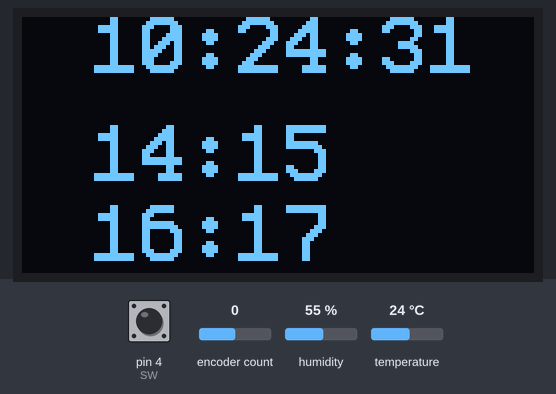
A sketch run on a simulated Arduino Uno, built with avr-gcc and run on an emulated ATmega328P. Shown: 128×64 one-colour display. The inputs (shaded band) are chosen by the test bench; at power-on: encoder count 0, humidity 55 %, pin 4 (SW) HIGH, temperature 24 °C. The local clock reads 2024-03-15 10:24:30 at power-on unless the sketch sets it.

Above: at 1.2 s.
1.3 s: encoder count set to 1
At 2.9 s:
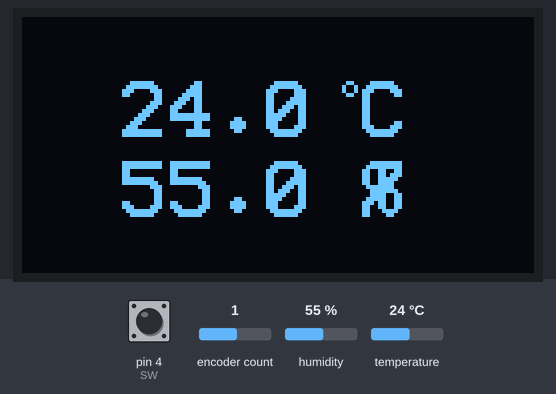
3.6 s: humidity set to 22 %
At 7.3 s:
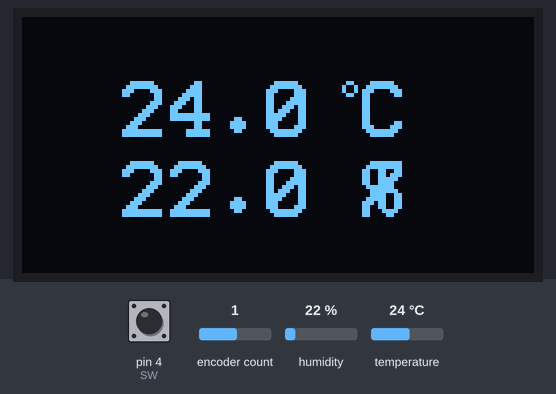
7.6 s: encoder count set to 2
At 8.6 s:
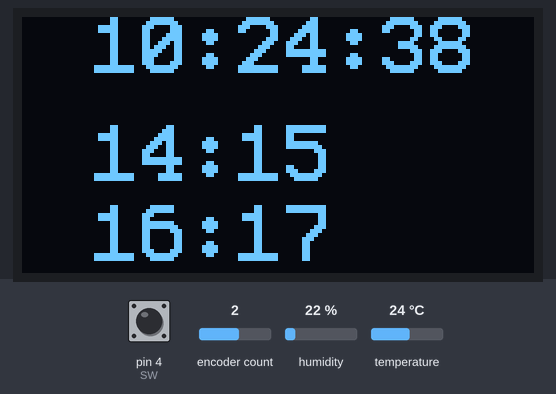
9.1 s: pin 4 (SW) pulled LOW for 0.15 s
At 10.8 s:
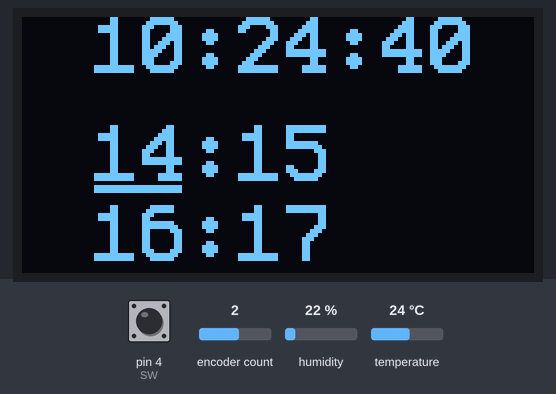
13.5 s: pin 4 (SW) pulled LOW for 1 s
At 14.3 s:
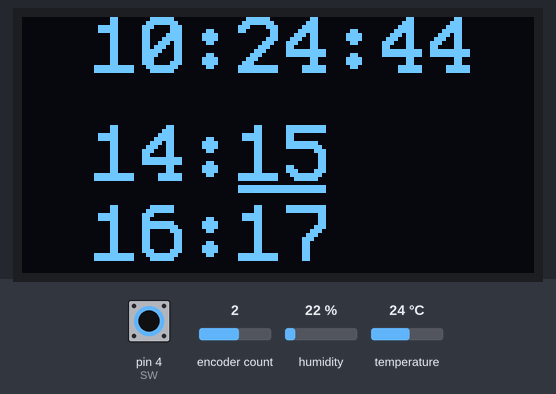
16.0 s: encoder count set to 3
At 17.8 s:
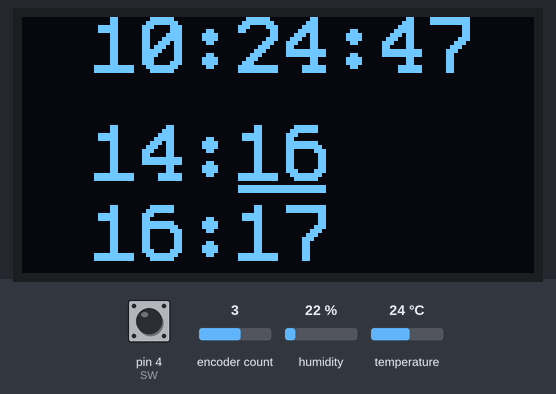
Timing chart, 0 to 18.6 s (numbered marks = the images above; inputs shaded):
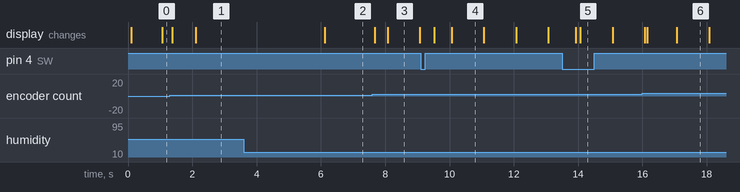

The sketch:

powerSwitchTimer.ino
```cpp
#include <RotaryEncoder.h>
#include <Bounce2.h>
#include <Wire.h>
#include <U8g2lib.h>
#include <EEPROM.h>
#include <DHT.h>
#include "RTClib.h"

RTC_DS3231 rtc;

U8G2_SSD1306_128X64_NONAME_F_HW_I2C u8g2(U8G2_R0);
#define SSR_PIN 10

RotaryEncoder encoderMain(5, 6, RotaryEncoder::LatchMode::FOUR3);
const int SW = 4;
Bounce button = Bounce();

#define DHTPIN 16
#define DHTTYPE DHT22
DHT dht(DHTPIN, DHTTYPE);

int lastDetent = 0;

unsigned long previousMillis = 0, interval = 1000, lastInteractionTime = 0, lastClickTime = 0, currentClickTime = 0;
const unsigned long interactionTimeout = 10000, clickInterval = 300;

uint8_t currentHour, currentMinute, currentSecond = 0, newHr, newMin;
int onHour, onMinute, offHour, offMinute;
int page = 0;

float temp = 0.0;
float humidity = 0.0;
unsigned long lastSensorRead = 0;
const unsigned long sensorInterval = 2000;

bool showSavedMessage = false, timeAdjusted = false;
unsigned long savedMessageStart = 0;

enum settingMenu {
  NORMAL,
  SET_ON_HOUR,
  SET_ON_MINUTE,
  SET_OFF_HOUR,
  SET_OFF_MINUTE,
  EXIT
};

enum timeSettingMenu {
  TIME_NORMAL,
  SET_HOUR,
  SET_MINUTE,
  EXIT2
};

settingMenu settingMode = NORMAL;
settingMenu lastSettingMode = NORMAL;
timeSettingMenu timeSettingMode = TIME_NORMAL;
timeSettingMenu lastTimeSettingMode = TIME_NORMAL;

bool onInterval() {
  int currentTime = currentHour * 60 + currentMinute;
  int onTime = onHour * 60 + onMinute;
  int offTime = offHour * 60 + offMinute;

  if (onTime < offTime) {
    return (currentTime >= onTime && currentTime < offTime);
  } else {
    return (currentTime >= onTime || currentTime < offTime);
  }
}

void setup() {
  pinMode(SW, INPUT_PULLUP);
  button.attach(SW);
  button.interval(50);
  Serial.begin(9600);
  unsigned long start = millis();
  while (!Serial && millis() - start < 3000);  // wait up to 3 seconds

  if (!rtc.begin()) {
    Serial.println("RTC not found!");
    while (1); // Don't continue if RTC is missing
  }

  pinMode(SSR_PIN, OUTPUT);
  u8g2.begin();
  dht.begin();

  if (EEPROM.read(0) == 0x42) {
    onHour = EEPROM.read(1);
    onMinute = EEPROM.read(2);
    offHour = EEPROM.read(3);
    offMinute = EEPROM.read(4);
  } else {
    onHour = 14;
    onMinute = 15;
    offHour = 16;
    offMinute = 17;
  }
}

void loop() {

  readEncoder();
  readButton();
  controlSSR();
  if (timeSettingMode == TIME_NORMAL) {
  readRTC();
  timeAdjusted = false;
  }
  if ((settingMode != NORMAL || timeSettingMode != TIME_NORMAL) && millis() - lastInteractionTime > interactionTimeout) {
    settingMode = NORMAL;
    timeSettingMode = TIME_NORMAL;
    updateDisplay();
  }

  if (showSavedMessage && millis() - savedMessageStart >= 4000) {
    showSavedMessage = false;
    updateDisplay();
  }

  lastSettingMode = settingMode;
  lastTimeSettingMode = timeSettingMode;

  if (millis() - lastSensorRead >= sensorInterval) {
  lastSensorRead = millis();
  float t = dht.readTemperature();
  float h = dht.readHumidity();

  if (!isnan(t)) temp = t;   // Only update if valid reading
  if (!isnan(h)) humidity = h;

  if (page == 1) updateDisplay();  // refresh display if sensor values shown
  }
}

void readEncoder() {
  encoderMain.tick();
  int detent = encoderMain.getPosition();
  if (detent != lastDetent) {
    lastInteractionTime = millis();

  if (settingMode != NORMAL && timeSettingMode == TIME_NORMAL) {
  if (detent > lastDetent) {
    switch (settingMode) {
      case SET_ON_HOUR:
      onHour = (onHour + 1) % 24;
      updateDisplay();
      break;
      case SET_ON_MINUTE:
      onMinute = (onMinute + 1) % 60;
      updateDisplay();
      break;
      case SET_OFF_HOUR:
      offHour = (offHour + 1) % 24;
      updateDisplay();
      break;
      case SET_OFF_MINUTE:
      offMinute = (offMinute + 1) % 60;
      updateDisplay();
      break;
      default:
      break;
    }
  } else if (detent < lastDetent) {
    switch (settingMode) {
      case SET_ON_HOUR:
      onHour = (onHour + 23) % 24;
      updateDisplay();
      break;
      case SET_ON_MINUTE:
      onMinute = (onMinute + 59) % 60;
      updateDisplay();
      break;
      case SET_OFF_HOUR:
      offHour = (offHour + 23) % 24;
      updateDisplay();
      break;
      case SET_OFF_MINUTE:
      offMinute = (offMinute + 59) % 60;
      updateDisplay();
      break;
      default:
      break;
    }
  }
  } else if (settingMode == NORMAL && timeSettingMode != TIME_NORMAL) {
    if (detent > lastDetent) {
    switch (timeSettingMode) {
      case SET_HOUR:
      newHr = (newHr + 1) % 24;
      updateDisplay();
      break;
      case SET_MINUTE:
      newMin = (newMin + 1) % 60;
      updateDisplay();
      break;
      default:
      break;
    }
    } else if (detent < lastDetent) {
    switch (timeSettingMode) {
      case SET_HOUR:
      newHr = (newHr + 23) % 24;
      updateDisplay();
      break;
      case SET_MINUTE:
      newMin = (newMin + 59) % 60;
      updateDisplay();
      break;
      default:
      break;
    }
  }
  } else if (settingMode == NORMAL && timeSettingMode == TIME_NORMAL) {
    if (detent > lastDetent) {
      page = (page + 1) % 2;
      updateDisplay();
    } else if (detent < lastDetent) {
      page = (page - 1 + 2) % 2;
      updateDisplay();
      }
    }
  } lastDetent = detent;
}

void readButton() {
  button.update();

  if (button.fell() ) {
    currentClickTime = millis();
    lastInteractionTime = millis();
    if (currentClickTime - lastClickTime < clickInterval) {
      handleDoubleClick();
      lastClickTime = 0;
    } else {
      lastClickTime = currentClickTime;
    }
  }

  if (lastClickTime > 0 && (millis() - lastClickTime >= clickInterval)) {
    handleSingleClick();
    lastClickTime = 0;
  }
}

void handleSingleClick() {
  if (page == 0 && timeSettingMode == TIME_NORMAL) {
    settingMode = static_cast<settingMenu>((settingMode + 1) % 6);
    if (settingMode == EXIT) {
    storeTime();
    settingMode = NORMAL;
    }
    updateDisplay();
  }
}

void handleDoubleClick() {
  if (page == 0) {
    timeSettingMode = static_cast<timeSettingMenu>((timeSettingMode + 1) % 4);
    if (timeSettingMode == TIME_NORMAL) {
      timeAdjusted = false;
    } else if (!timeAdjusted && (timeSettingMode == SET_HOUR && lastTimeSettingMode == TIME_NORMAL)) {
    DateTime now = rtc.now();
    newHr = now.hour();
    newMin = now.minute();
    timeAdjusted = true;
    } else if (timeSettingMode == EXIT2) {
      DateTime now = rtc.now();
      rtc.adjust(DateTime(now.year(), now.month(), now.day(), newHr, newMin, 0));
      readRTC();
      showSavedMessage = true;
      savedMessageStart = millis();
      timeSettingMode = TIME_NORMAL;
  }
    updateDisplay();
  }
}

void storeNewTime() {
    if (!timeAdjusted && (timeSettingMode == SET_HOUR && lastTimeSettingMode == TIME_NORMAL)) {
    newHr = currentHour;
    newMin = currentMinute;
    timeAdjusted = true;
    updateDisplay();
  }
}

void readRTC() {
  DateTime now = rtc.now();
  if (now.second() != currentSecond) {
    currentSecond = now.second();
    currentMinute = now.minute();
    currentHour = now.hour();
    updateDisplay();
  }
}

void controlSSR() {
  if (onInterval()) {
    digitalWrite(SSR_PIN, HIGH);
  } else {
    digitalWrite(SSR_PIN, LOW);
  }
}

void storeTime() {
  EEPROM.write(0, 0x42);
  EEPROM.write(1, onHour);
  EEPROM.write(2, onMinute);
  EEPROM.write(3, offHour);
  EEPROM.write(4, offMinute);

 showSavedMessage = true;
 savedMessageStart = millis();
 updateDisplay();
}

void updateDisplay() {

  if (page == 0) {
  char timeBuffer[9], onTimeBuffer[7], offTimeBuffer[7];
  if (timeSettingMode == SET_HOUR || timeSettingMode == SET_MINUTE) {
    sprintf(timeBuffer, "%02d:%02d:%02d", newHr, newMin, currentSecond);
  } else {
    sprintf(timeBuffer, "%02d:%02d:%02d", currentHour, currentMinute, currentSecond);
  }
  sprintf(onTimeBuffer, "%02d:%02d", onHour, onMinute);
  sprintf(offTimeBuffer, "%02d:%02d", offHour, offMinute);
  u8g2.clearBuffer();

  u8g2.setFont(u8g2_font_profont22_tf);
  u8g2.setCursor(18, 14);
  u8g2.print(timeBuffer);
  u8g2.setCursor(18, 41);
  u8g2.print(onTimeBuffer);
  u8g2.setCursor(18, 61);
  u8g2.print(offTimeBuffer);

  if (settingMode == SET_ON_HOUR) {
    u8g2.drawLine(18, 42, 39, 42);
    u8g2.drawLine(18, 43, 39, 43);
  } else if (settingMode == SET_ON_MINUTE) {
    u8g2.drawLine(54, 42, 75, 42);
    u8g2.drawLine(54, 43, 75, 43);
  } else if (settingMode == SET_OFF_HOUR) {
    u8g2.drawLine(18, 62, 39, 62);
    u8g2.drawLine(18, 63, 39, 63);
  } else if (settingMode == SET_OFF_MINUTE) {
    u8g2.drawLine(54, 62, 75, 62);
    u8g2.drawLine(54, 63, 75, 63);
  } else if (timeSettingMode == SET_HOUR) {
    u8g2.drawLine(18, 15, 39, 15);
    u8g2.drawLine(18, 16, 39, 16);
  } else if (timeSettingMode == SET_MINUTE) {
    u8g2.drawLine(54, 15, 75, 15);
    u8g2.drawLine(54, 16, 75, 16);
  }

  } else if (page == 1) {
    u8g2.clearBuffer();
    u8g2.setFont(u8g2_font_profont22_tf);
    u8g2.setCursor(25, 30);
    u8g2.print(temp, 1);
    u8g2.print(" C");
    u8g2.setFont(u8g2_font_profont10_tf);
    u8g2.setCursor(80, 20);
    u8g2.print("o");
    u8g2.setFont(u8g2_font_profont22_tf);
    u8g2.setCursor(25, 50);
    u8g2.print(humidity, 1);
    u8g2.print(" %");
  }

  if (showSavedMessage && page == 0) {
    u8g2.setCursor(85, 47);
    u8g2.setFont(u8g2_font_profont10_tf);
    u8g2.print("saved");
  }
  u8g2.sendBuffer();
}
```

Measured:
- after the input at 1.3 s, the display: first changes after 0.08 s (image 1 shows a later state)
- after the input at 3.6 s, the display: changes after 2.5 s (image 2)
- after the input at 7.6 s, the display: first changes after 0.07 s (image 3 shows a later state)
- after the input at 9.1 s, the display: first changes after 0.42 s (image 4 shows a later state)
- what the display in image 3 shows lasts 1.0 s, from 8.1 s to 9.1 s
